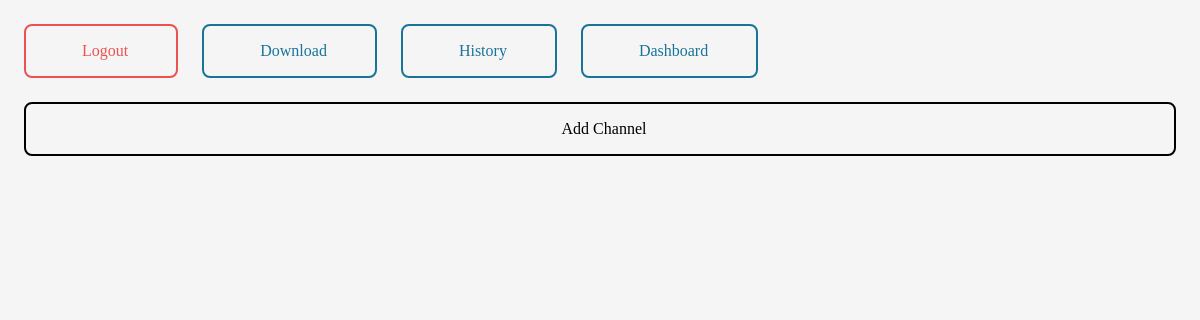
The page /channels on the database as committed earlier.
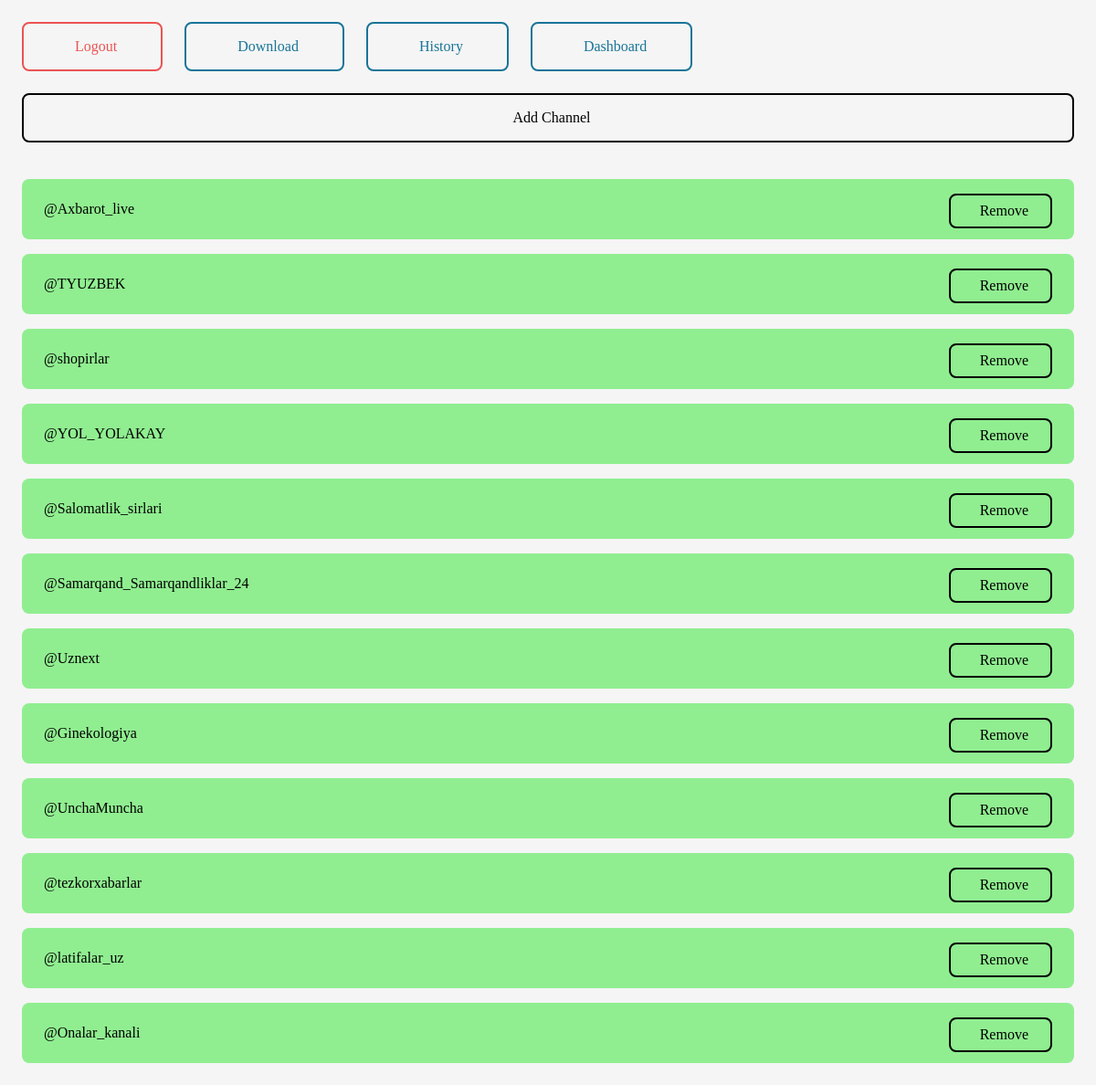
The same page on the database as committed later.
### main/models.py (models this page shows, shortened)
class Channel(models.Model):
	name = models.CharField(max_length = 255)

### main/views.py (the view)
# urls.py: path('channels', views.channels, name = 'channels'),
def channels(request):
	channels = Channel.objects.all()
	return render(request, 'channels.html', {'channels': channels})

### templates/channels.html (shortened to what this page needs)
<!DOCTYPE html>
<html lang="en">
<head>
	{% load static %}
	<link rel="stylesheet" href="{% static 'dash.css' %}">
	<link href="https://kit-pro.fontawesome.com/releases/v6.0.0/css/pro.min.css" rel="stylesheet">
</head>
<body>
	<div class="main">
		<nav>
			<a href="{% url 'sign_out' %}" class="logout-button">&ensp;Logout</a>
			<a href="{% url 'download' %}">&ensp;Download</a>
			<a href="{% url 'history' %}">&ensp;History</a>
			<a href="{% url 'dashboard' %}">&ensp;Dashboard</a>
		</nav>
		<div class="add-button">
			<a href="javascript:void(0)" id="add-button">&ensp;Add Channel</a>
		</div>
		<div class="channel-cards">
			{% for channel in channels %}
			<div class="channel-card">
				<a href="{% url 'channels_remove' channel.id %}">&ensp;Remove</a>
				<span>{{channel.name}}</span>
			</div>
			{% endfor %}
		</div>
	</div>
</body>
</html>

### static/dash.css (style rules this page uses)
* { font-family: 'Taviroj', serif; }
body { background: whitesmoke; padding: 0; margin: 0; }
nav { display: flex; padding: 3vh; }
nav a { text-decoration: none; color: #187498; padding: 2vh 4vw; border: 2px solid #187498; margin-right: 2vw; font-size: 2vh; border-radius: 1vh; }
nav .logout-button { color: #EB5353; border: 2px solid #EB5353; }
.add-button { padding: 0 3vh; }
.add-button a { text-decoration: none; display: block; border: 2px solid black; padding: 2vh; border-radius: 1vh; text-align: center; color: black; }
.channel-cards { height: 100%; padding: 3vh; }
.channel-card { background: lightgreen; padding: 3vh; border-radius: 1vh; position: relative; margin-top: 2vh; }
.channel-card a { position: absolute; top: 2vh; right: 3vh; text-decoration: none; color: black; border: 2px solid black; padding: 1vh 2vw; border-radius: 1vh; }

Rows that differ between the two databases and show on the page:
added Channel: name "@Axbarot_live"
added Channel: name "@TYUZBEK"
added Channel: name "@shopirlar"
added Channel: name "@YOL_YOLAKAY"
added Channel: name "@Salomatlik_sirlari"
added Channel: name "@Samarqand_Samarqandliklar_24"
added Channel: name "@Uznext"
added Channel: name "@Ginekologiya"
added Channel: name "@UnchaMuncha"
added Channel: name "@tezkorxabarlar"
added Channel: name "@latifalar_uz"
added Channel: name "@Onalar_kanali"
